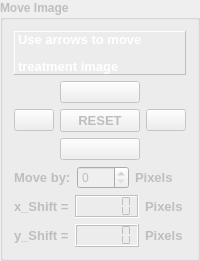
                 <widget class="QGroupBox" name="group_move_Overlay">
                  <property name="enabled">
                   <bool>false</bool>
                  </property>
                  <property name="minimumSize">
                   <size>
                    <width>150</width>
                    <height>0</height>
                   </size>
                  </property>
                  <property name="maximumSize">
                   <size>
                    <width>100000</width>
                    <height>300</height>
                   </size>
                  </property>
                  <property name="font">
                   <font>
                    <weight>75</weight>
                    <italic>false</italic>
                    <bold>true</bold>
                   </font>
                  </property>
                  <property name="title">
                   <string>Move Image</string>
                  </property>
                  <layout class="QGridLayout" name="gridLayout_18">
                   <item row="1" column="0">
                    <layout class="QGridLayout" name="gridLayout">
                     <item row="0" column="1">
                      <widget class="QPushButton" name="Button_UP">
                       <property name="text">
                        <string/>
                       </property>
                       <property name="icon">
                        <iconset>
                         <normaloff>C:/Users/johan/.designer/backup/Icons/move_top.png</normaloff>C:/Users/johan/.designer/backup/Icons/move_top.png</iconset>
                       </property>
                      </widget>
                     </item>
                     <item row="1" column="0">
                      <widget class="QPushButton" name="Button_LEFT">
                       <property name="text">
                        <string/>
                       </property>
                       <property name="icon">
                        <iconset>
                         <normaloff>C:/Users/johan/.designer/backup/Icons/move_left.png</normaloff>C:/Users/johan/.designer/backup/Icons/move_left.png</iconset>
                       </property>
                      </widget>
                     </item>
                     <item row="1" column="1">
                      <widget class="QPushButton" name="Button_RESET">
                       <property name="font">
                        <font>
                         <pointsize>10</pointsize>
                         <weight>75</weight>
                         <bold>true</bold>
                        </font>
                       </property>
                       <property name="text">
                        <string>RESET</string>
                       </property>
                      </widget>
                     </item>
                     <item row="1" column="2">
                      <widget class="QPushButton" name="Button_RIGHT">
                       <property name="text">
                        <string/>
                       </property>
                       <property name="icon">
                        <iconset>
                         <normaloff>C:/Users/johan/.designer/backup/Icons/move_right.png</normaloff>C:/Users/johan/.designer/backup/Icons/move_right.png</iconset>
                       </property>
                      </widget>
                     </item>
                     <item row="2" column="1">
                      <widget class="QPushButton" name="Button_DOWN">
                       <property name="text">
                        <string/>
                       </property>
                       <property name="icon">
                        <iconset>
                         <normaloff>C:/Users/johan/.designer/backup/Icons/move_down.png</normaloff>C:/Users/johan/.designer/backup/Icons/move_down.png</iconset>
                       </property>
                      </widget>
                     </item>
                    </layout>
                   </item>
                   <item row="2" column="0">
                    <layout class="QHBoxLayout" name="horizontalLayout">
                     <item>
                      <widget class="QLabel" name="label_30">
                       <property name="font">
                        <font>
                         <pointsize>10</pointsize>
                         <weight>75</weight>
                         <italic>false</italic>
                         <bold>true</bold>
                        </font>
                       </property>
                       <property name="text">
                        <string>Move by:</string>
                       </property>
                      </widget>
                     </item>
                     <item>
                      <widget class="QSpinBox" name="input_Planar_move">
                       <property name="font">
                        <font>
                         <weight>50</weight>
                         <bold>false</bold>
                        </font>
                       </property>
                      </widget>
                     </item>
                     <item>
                      <widget class="QLabel" name="label_31">
                       <property name="font">
                        <font>
                         <pointsize>10</pointsize>
                         <weight>75</weight>
                         <italic>false</italic>
                         <bold>true</bold>
                        </font>
                       </property>
                       <property name="text">
                        <string>Pixels</string>
                       </property>
                      </widget>
                     </item>
                    </layout>
                   </item>
                   <item row="3" column="0">
                    <layout class="QHBoxLayout" name="horizontalLayout_2">
                     <item>
                      <widget class="QLabel" name="label_32">
                       <property name="font">
                        <font>
                         <pointsize>10</pointsize>
                         <weight>75</weight>
                         <italic>false</italic>
                         <bold>true</bold>
                        </font>
                       </property>
                       <property name="text">
                        <string>x_Shift =</string>
                       </property>
                      </widget>
                     </item>
                     <item>
                      <widget class="QLCDNumber" name="txt_Planar_shift_x">
                       <property name="font">
                        <font>
                         <pointsize>10</pointsize>
                        </font>
                       </property>
                       <property name="frameShadow">
                        <enum>QFrame::Sunken</enum>
                       </property>
                       <property name="segmentStyle">
                        <enum>QLCDNumber::Flat</enum>
                       </property>
                      </widget>
                     </item>
                     <item>
                      <widget class="QLabel" name="label_34">
                       <property name="font">
                        <font>
                         <pointsize>10</pointsize>
                         <weight>75</weight>
                         <italic>false</italic>
                         <bold>true</bold>
                        </font>
                       </property>
                       <property name="text">
                        <string>Pixels</string>
                       </property>
                      </widget>
                     </item>
                    </layout>
                   </item>
                   <item row="4" column="0">
                    <layout class="QHBoxLayout" name="horizontalLayout_5">
                     <item>
                      <widget class="QLabel" name="label_33">
                       <property name="font">
                        <font>
                         <pointsize>10</pointsize>
                         <weight>75</weight>
                         <italic>false</italic>
                         <bold>true</bold>
                        </font>
                       </property>
                       <property name="text">
                        <string>y_Shift =</string>
                       </property>
                      </widget>
                     </item>
                     <item>
                      <widget class="QLCDNumber" name="txt_Planar_shift_y">
                       <property name="font">
                        <font>
                         <pointsize>10</pointsize>
                        </font>
                       </property>
                       <property name="segmentStyle">
                        <enum>QLCDNumber::Flat</enum>
                       </property>
                      </widget>
                     </item>
                     <item>
                      <widget class="QLabel" name="label_35">
                       <property name="font">
                        <font>
                         <pointsize>10</pointsize>
                         <weight>75</weight>
                         <italic>false</italic>
                         <bold>true</bold>
                        </font>
                       </property>
                       <property name="text">
                        <string>Pixels</string>
                       </property>
                      </widget>
                     </item>
                    </layout>
                   </item>
                   <item row="0" column="0">
                    <widget class="QLabel" name="label_63">
                     <property name="sizePolicy">
                      <sizepolicy hsizetype="Minimum" vsizetype="Minimum">
                       <horstretch>0</horstretch>
                       <verstretch>0</verstretch>
                      </sizepolicy>
                     </property>
                     <property name="font">
                      <font>
                       <pointsize>10</pointsize>
                       <weight>75</weight>
                       <bold>true</bold>
                      </font>
                     </property>
                     <property name="frameShape">
                      <enum>QFrame::Panel</enum>
                     </property>
                     <property name="frameShadow">
                      <enum>QFrame::Raised</enum>
                     </property>
                     <property name="text">
                      <string>&lt;html&gt;&lt;head/&gt;&lt;body&gt;&lt;p&gt;&lt;span style=&quot; color:#ffffff;&quot;&gt;Use arrows to move &lt;/span&gt;&lt;/p&gt;&lt;p&gt;&lt;span style=&quot; color:#ffffff;&quot;&gt;treatment image&lt;/span&gt;&lt;/p&gt;&lt;/body&gt;&lt;/html&gt;</string>
                     </property>
                    </widget>
                   </item>
                  </layout>
                 </widget>
